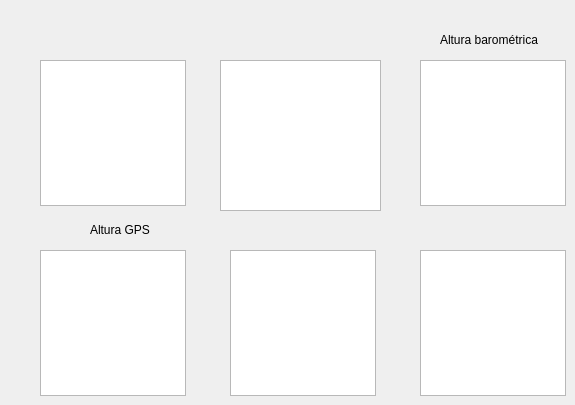
    <widget class="QWidget" name="tab_12">
     <attribute name="title">
      <string>HIL Standard Six</string>
     </attribute>
     <widget class="QGraphicsView" name="standardSixHILAirSpeed">
      <property name="geometry">
       <rect>
        <x>40</x>
        <y>60</y>
        <width>146</width>
        <height>146</height>
       </rect>
      </property>
     </widget>
     <widget class="QGraphicsView" name="standardSixHILAltimetro">
      <property name="geometry">
       <rect>
        <x>420</x>
        <y>60</y>
        <width>146</width>
        <height>146</height>
       </rect>
      </property>
     </widget>
     <widget class="QGraphicsView" name="standardSixHILAltimetroGPS">
      <property name="geometry">
       <rect>
        <x>40</x>
        <y>250</y>
        <width>146</width>
        <height>146</height>
       </rect>
      </property>
     </widget>
     <widget class="QGraphicsView" name="standardSixHILVVI">
      <property name="geometry">
       <rect>
        <x>420</x>
        <y>250</y>
        <width>146</width>
        <height>146</height>
       </rect>
      </property>
     </widget>
     <widget class="QGraphicsView" name="standardSixHILHorionteArtificial">
      <property name="geometry">
       <rect>
        <x>220</x>
        <y>60</y>
        <width>161</width>
        <height>151</height>
       </rect>
      </property>
     </widget>
     <widget class="QGraphicsView" name="standardSixHILDG">
      <property name="geometry">
       <rect>
        <x>230</x>
        <y>250</y>
        <width>146</width>
        <height>146</height>
       </rect>
      </property>
     </widget>
     <widget class="QLabel" name="label_89">
      <property name="geometry">
       <rect>
        <x>90</x>
        <y>220</y>
        <width>61</width>
        <height>20</height>
       </rect>
      </property>
      <property name="text">
       <string>Altura GPS</string>
      </property>
     </widget>
     <widget class="QLabel" name="label_90">
      <property name="geometry">
       <rect>
        <x>440</x>
        <y>30</y>
        <width>101</width>
        <height>20</height>
       </rect>
      </property>
      <property name="text">
       <string>Altura barométrica</string>
      </property>
     </widget>
    </widget>
